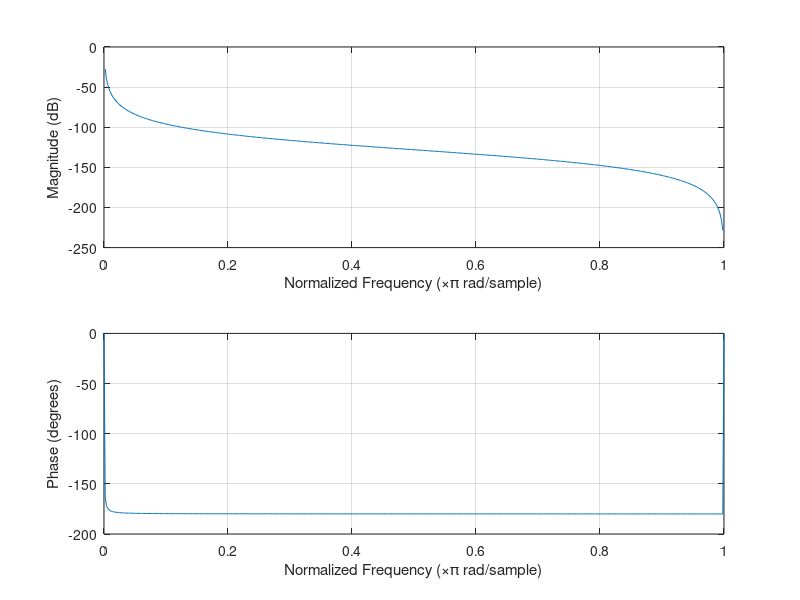

The MATLAB source for this figure: (Note: this script raises an error after producing the figure.)
%script to genereate butterworth bandpass filter


Fs = 1000e3;   % sampling frequency [Hz]

F1 = 100;   % lower cutoff frequency [Hz]
F2 = 500;   % upper cutoff frequency [Hz]

order = 2;

[b, a] = butter(order, [F1, F2]/Fs);

freqz(b,a);

duration = 0.01
data_length = duration*Fs;
x = (rand(1,data_length+1)-0.5) + gen_sine(250, duration, Fs);


y = filter(b,a,x);

plot(x);
hold on 
plot(y);